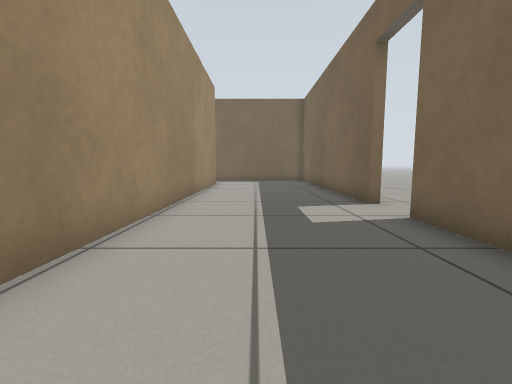
[1] (above)

19 first-person views from a walk through a world built for the Gazebo simulator. The camera is 0.5 m above the floor, tilts 6° down and sees 90° across. The floor is counted in squares, 0.5 m on a side. Each view is taken from the middle of a square. On the plan, view 1 faces up. The plan holds only what a view shows up to about 11 squares ahead; the rest is blank.

[2]
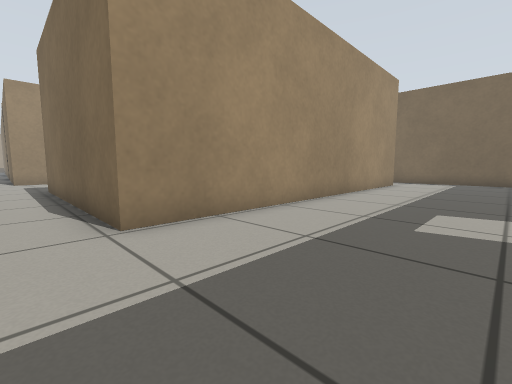

[3]
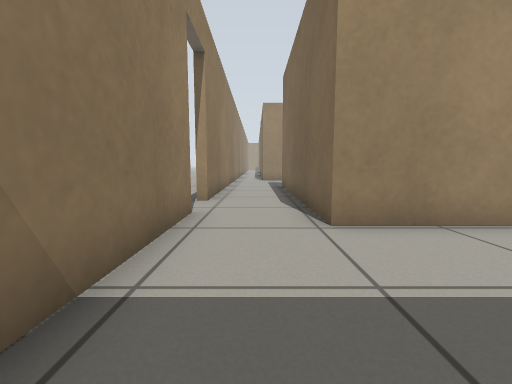

[4]
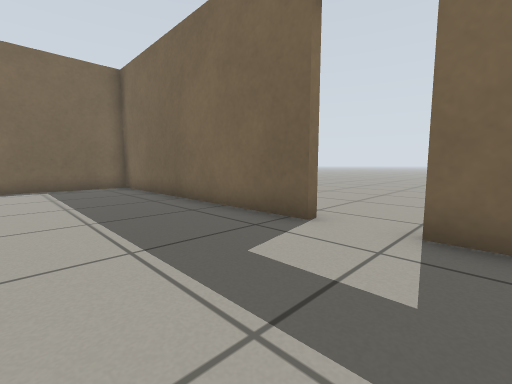

[5]
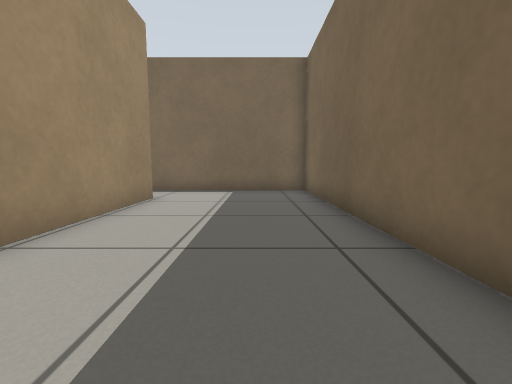

[6]
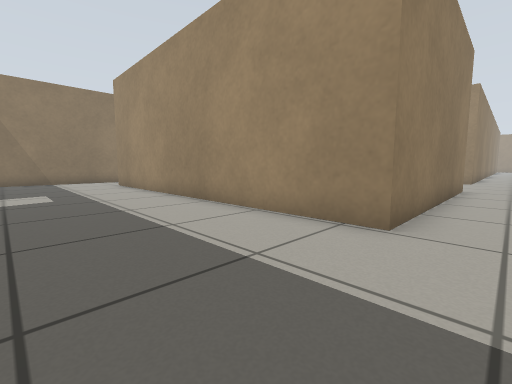

[7]
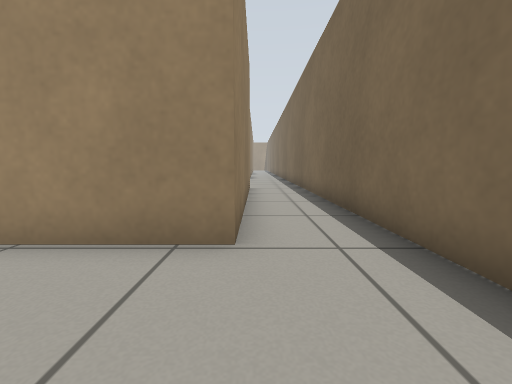

[8]
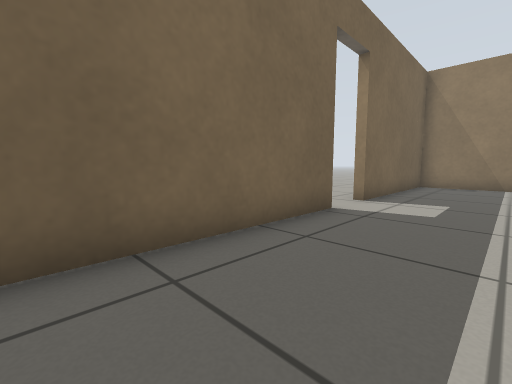

[9]
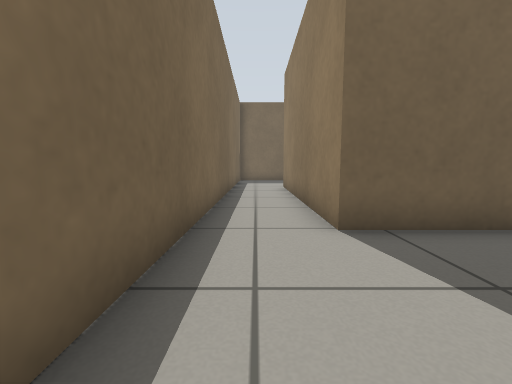

[10]
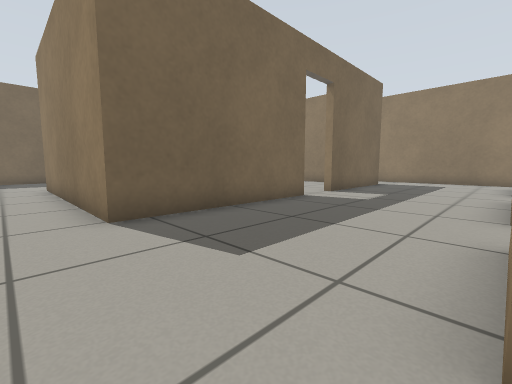

[11]
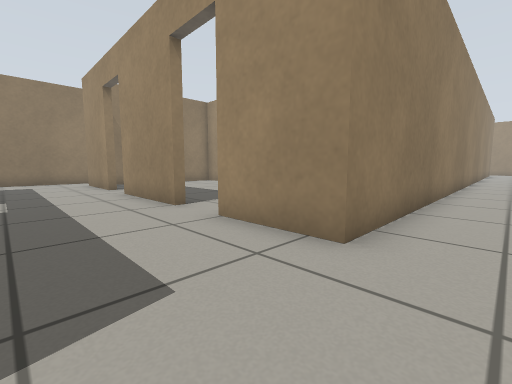

[12]
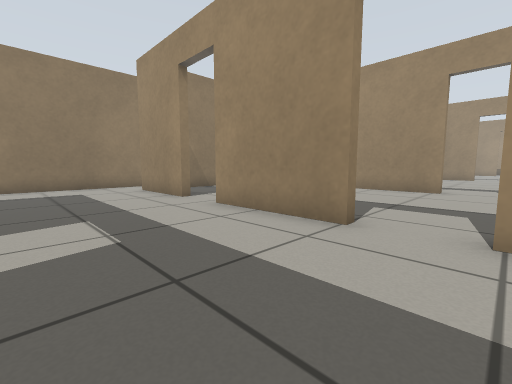

[13]
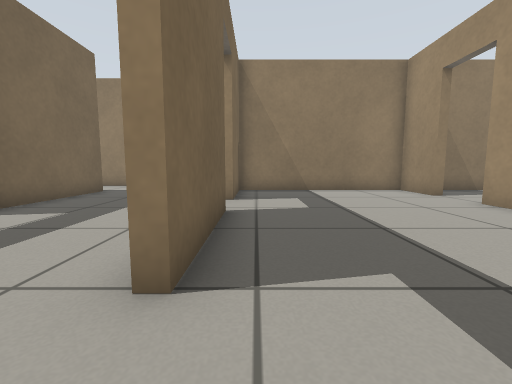

[14]
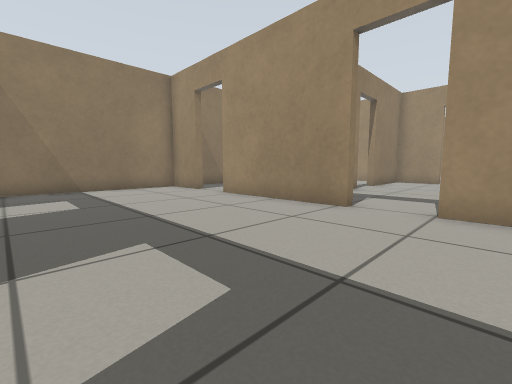

[15]
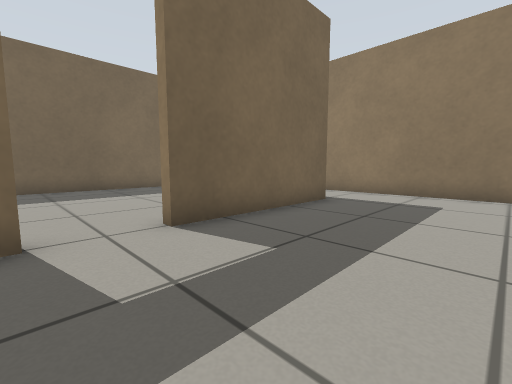

[16]
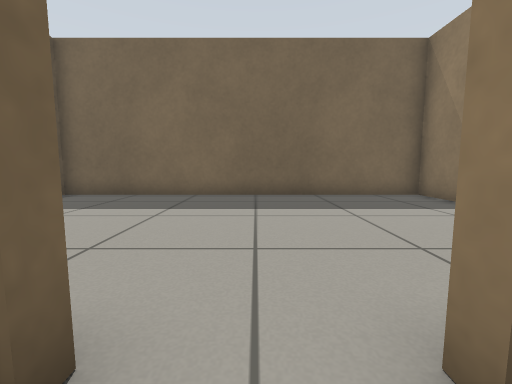

[17]
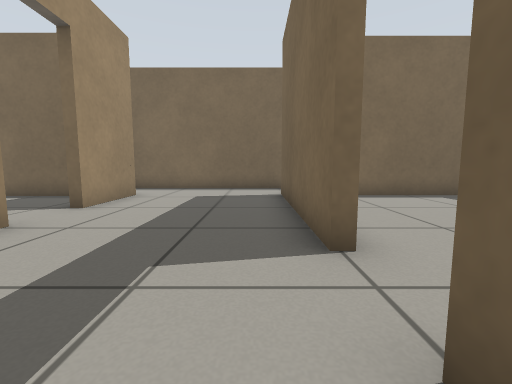

[18]
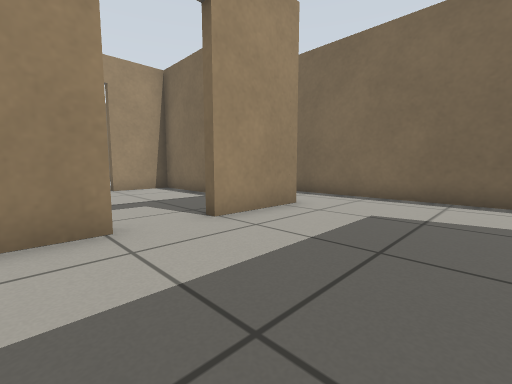

[19]
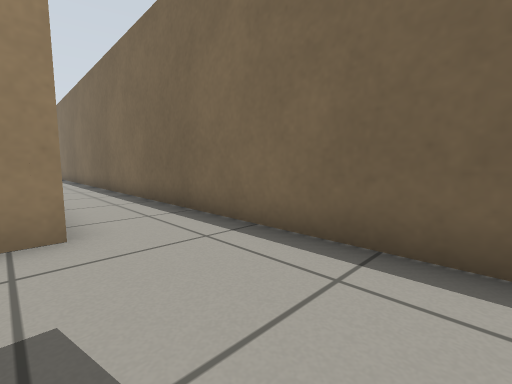

### Floor plan
Points are (right, up) in squares from view 1. A wall is a line through its corners. A room is listed if a view was taken in it or the views show most of it. See-through windows are left out.
Room 1 (views 1, 2, 3, 4, 5, 6, 7, 8)
walls: (2.9, 6.5) (2.9, 16) (-10.5, 16); (-3.4, -1.4) (2.9, -1.4) (2.9, 4.9); (-10.1, 13.7) (-2.1, 13.7) (-2.1, 1.2) (-10.1, 1.2); (-10.5, -1.4) (-5.1, -1.4)
ways out: opening at (-10, 0) to room 2; opening at (-10, 15) to room 2; open door at (-4.5, -1.5); open door at (3, 5.5)
Room 2 (views 9, 10, 11, 12, 15, 16, 17, 18, 19)
walls: (-15, 9.1) (-15, 5.4); (-10.1, 7.9) (-10.1, 13.7); (-15, 3.8) (-15, 0.4); (-10.5, 16) (-24, 16); (-10.1, 1.2) (-10.1, 6.1); (-14.7, -1.4) (-10.5, -1.4); (-26.6, 13.6) (-15, 13.6) (-15, 10.9)
ways out: opening at (-10, 0) to room 1; opening at (-10, 15) to room 1; open door at (-15, 4.5) to room 3; open door at (-15, 10) to room 3; open door at (-10, 7)
Room 3 (views 13, 14)
walls: (-21.8, 9.4) (-21.8, 4.4); (-15.3, 5.4) (-15.3, 9.1); (-21.8, 2.8) (-21.8, 0.8) (-15.3, 0.8) (-15.3, 3.8); (-17, 13.3) (-21.8, 13.3) (-21.8, 11)
ways out: open door at (-15, 4.5) to room 2; open door at (-15, 10) to room 2; open door at (-22, 3.5); open door at (-22, 10.5)

Positions as (right, up) in squares from view 1, and headings:
1: (0, 0), facing up
2: (2, 0), facing up-left
3: (2, 0), facing left
4: (-1, 4), facing up-right
5: (1, 6), facing up
6: (2, 15), facing down-left
7: (1, 14), facing left
8: (0, 12), facing down-right
9: (-14, 15), facing right
10: (-15, 15), facing down-right
11: (-12, 15), facing down-left
12: (-11, 11), facing down-left
13: (-16, 11), facing down
14: (-16, 12), facing down-left
15: (-14, 8), facing down-right
16: (-11, 7), facing right
17: (-11, 5), facing up
18: (-11, 8), facing up-left
19: (-11, 13), facing up-left
